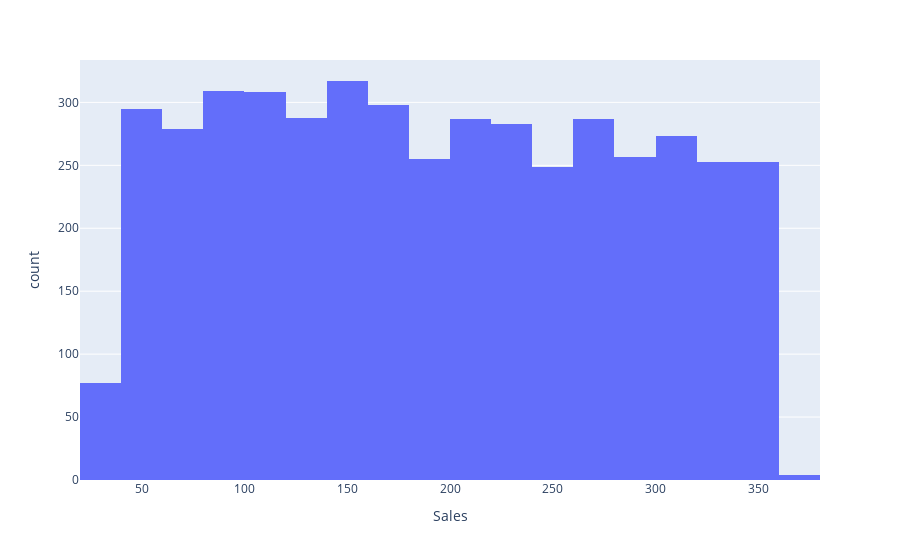

Notebook code cell kept with this figure:
### Code cell
import plotly.express as px
df = px.data.tips()
# fig = px.histogram(data_Marketing, x="Sales", histnorm='probability density')
fig = px.histogram(data_Marketing, x="Sales", nbins=20)
fig.show()

### Figure 1 — Plotly figure (JSON) as saved in the notebook; plotly's stock layout.template omitted (floating-point values rounded to 4 significant figures; data arrays with more than 128 entries replaced by an {"elided": "..."} marker saying what was removed)
{"data": [{"alignmentgroup": "True", "bingroup": "x", "hovertemplate": "Sales=%{x}<br>count=%{y}<extra></extra>", "legendgroup": "", "marker": {"color": "#636efa", "pattern": {"shape": ""}}, "name": "", "nbinsx": 20, "offsetgroup": "", "orientation": "v", "showlegend": false, "type": "histogram", "x": {"elided": "4572 float values"}, "xaxis": "x", "yaxis": "y"}], "layout": {"barmode": "relative", "legend": {"tracegroupgap": 0}, "margin": {"t": 60}, "xaxis": {"anchor": "y", "domain": [0, 1], "title": {"text": "Sales"}}, "yaxis": {"anchor": "x", "domain": [0, 1], "title": {"text": "count"}}}}
